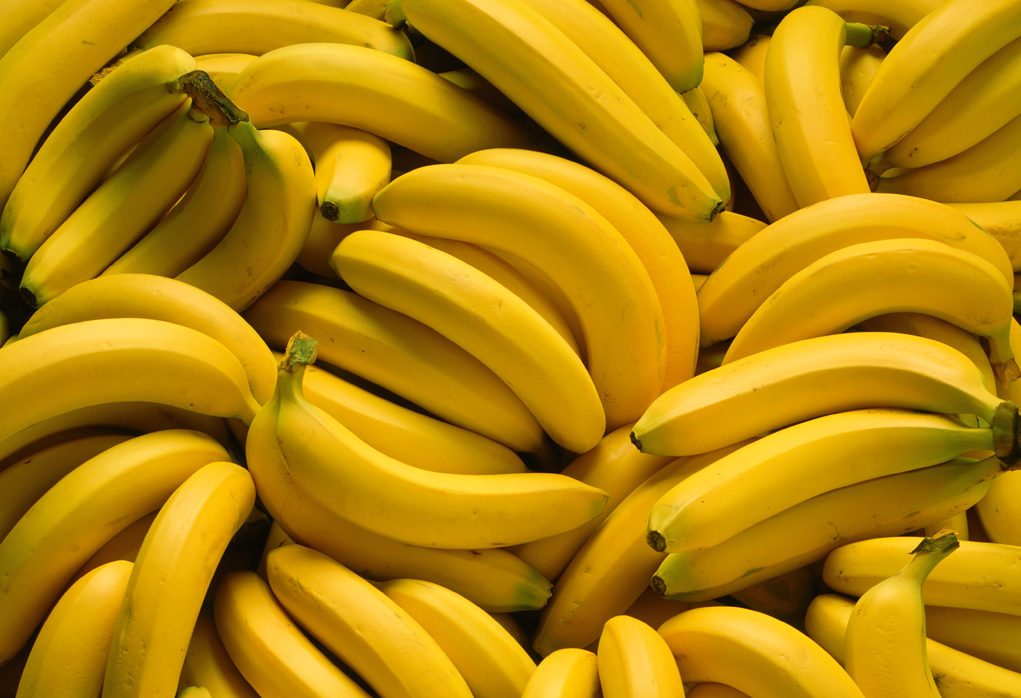
#> input picture Chapter 9/banana.png, 1021 x 698 px
$ python simple_thresholding.py --image banana.png
#> lines starting #> are read from the running program, lines starting #| are printed output that depends on the picture; after the words box and inside, x2 and y2 are one past the last pixel; in counts of white or black regions, pixels touching at a corner belong together
import numpy as np
import argparse
import cv2

ap = argparse.ArgumentParser()
ap.add_argument("-i", "--image", required = True, help = "Path to the image")
args = vars(ap.parse_args())

image = cv2.imread(args["image"])
#> image is the input picture: shape (698, 1021, 3); mean B, G, R 9.2, 132.6, 179
#Convert to grayscale
image = cv2.cvtColor(image, cv2.COLOR_BGR2GRAY)
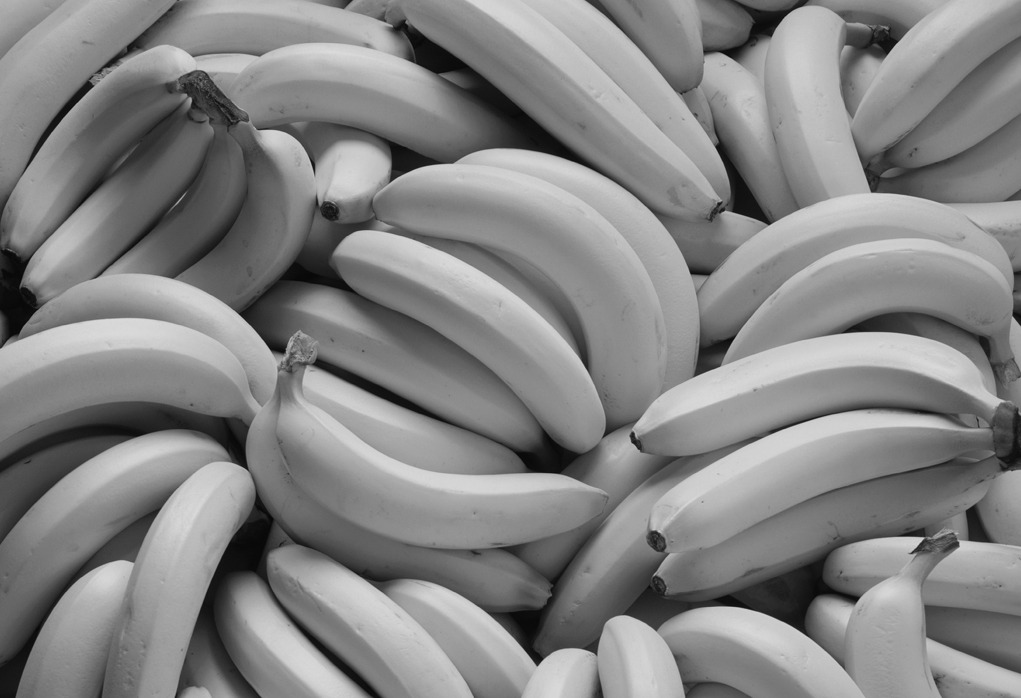
#> image: shape (698, 1021); min 7, max 219, mean 132.4
#Apply gaussian blur
#Removes some hard edges
blurred = cv2.GaussianBlur(image, (5,5), 0)
cv2.imshow("Image", image)
cv2.waitKey(0)

#Compute thresholded image
#Args - Image, T value, value to give to pixels above T, thresholding method
#THRESH_BINARY sets values higher than T to max value (third agrument)
#Returns T and image
(T, thresh) = cv2.threshold(blurred, 155, 255, cv2.THRESH_BINARY)
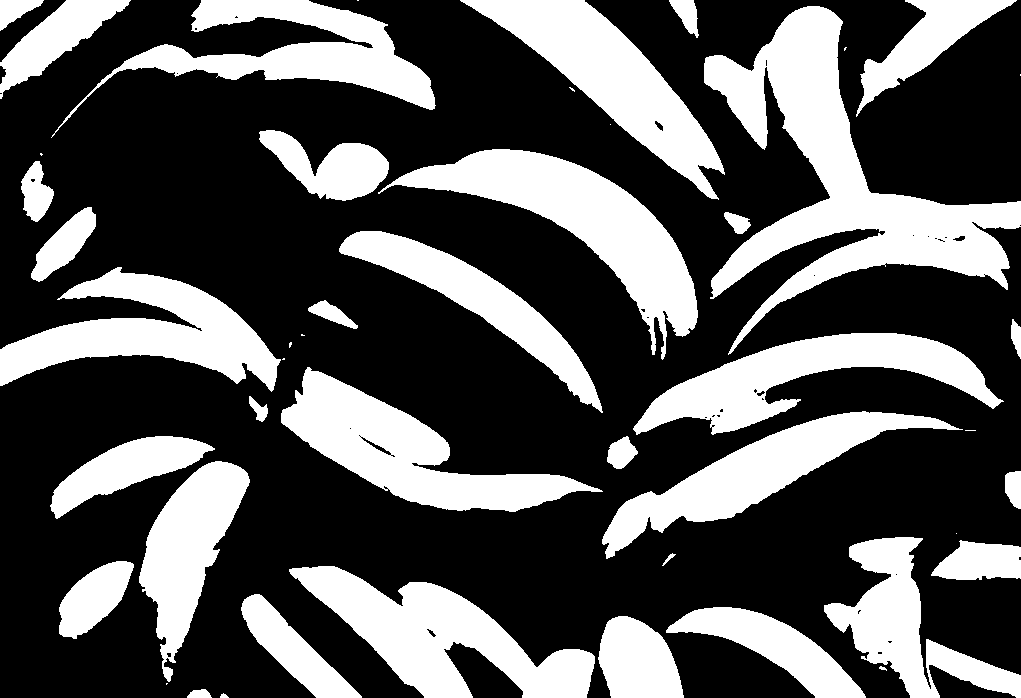
#> thresh: shape (698, 1021); 34% white; 47 white regions (12 under 20 px), largest, box (x1, y1, x2, y2) and area: (704, 6, 1021, 355) 32397, (378, 149, 698, 360) 18679, (289, 566, 595, 698) 17206
cv2.imshow("Threshold Binary", thresh)
cv2.waitKey(0)

#THRESH_BINARY_INV is inverse of previous
(T, threshInv) = cv2.threshold(blurred, 155, 255, cv2.THRESH_BINARY_INV)
cv2.imshow("Threshold Binary Inverse", threshInv)
cv2.waitKey(0)

#Mask image
#Arguments - original image, original image, image to use as mask (give inverted threshold image)
cv2.imshow("Coins", cv2.bitwise_and(image, image, mask = threshInv))
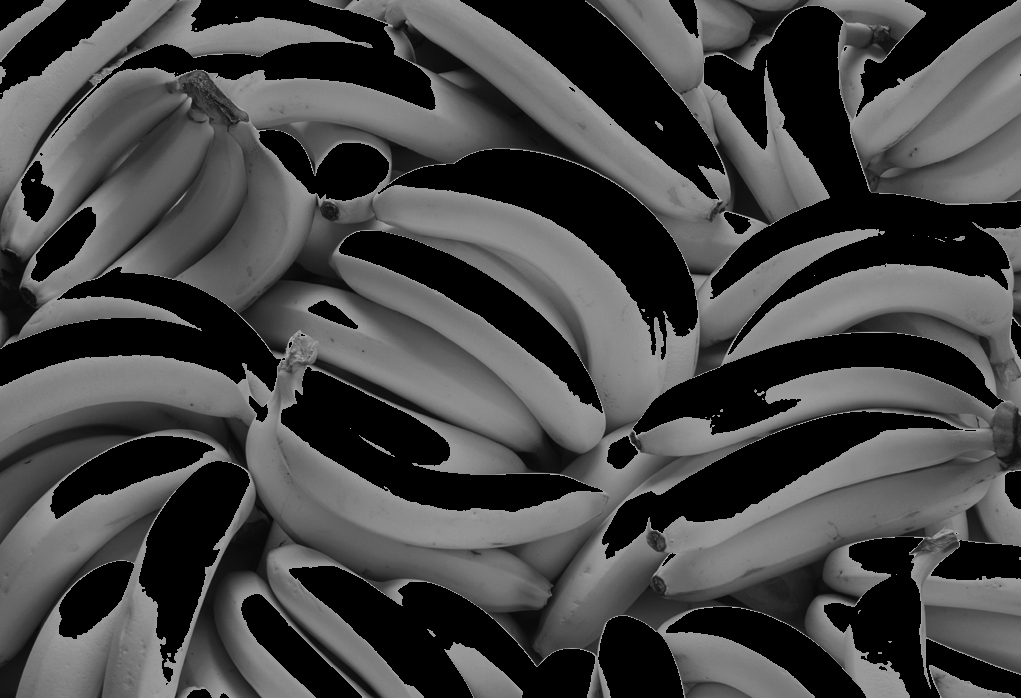
#> window 'Coins': shape (698, 1021); min 0, max 198, mean 70.4
cv2.waitKey(0)
